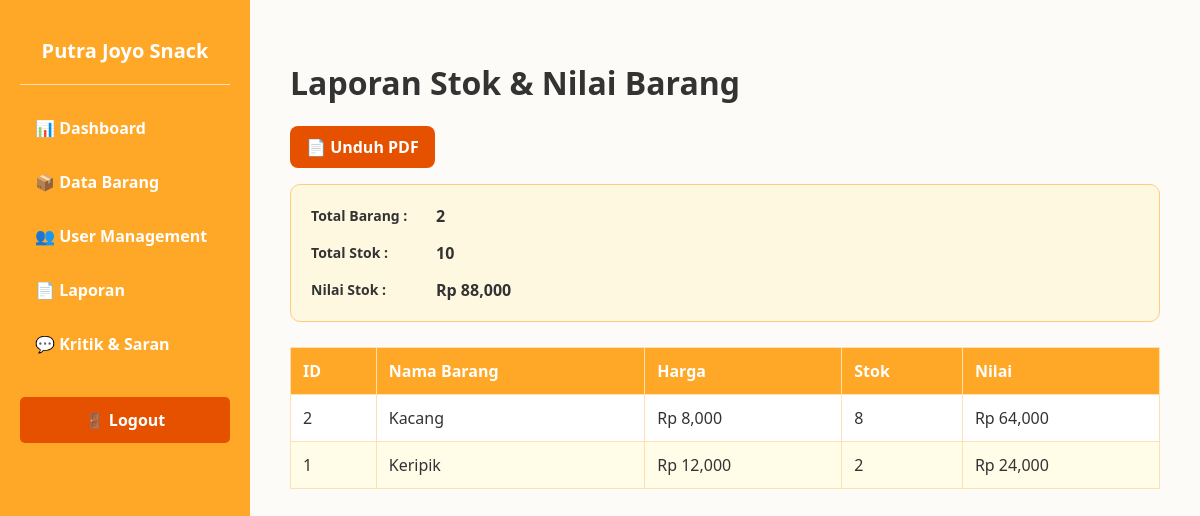
The app's page /admin/laporan, older data.
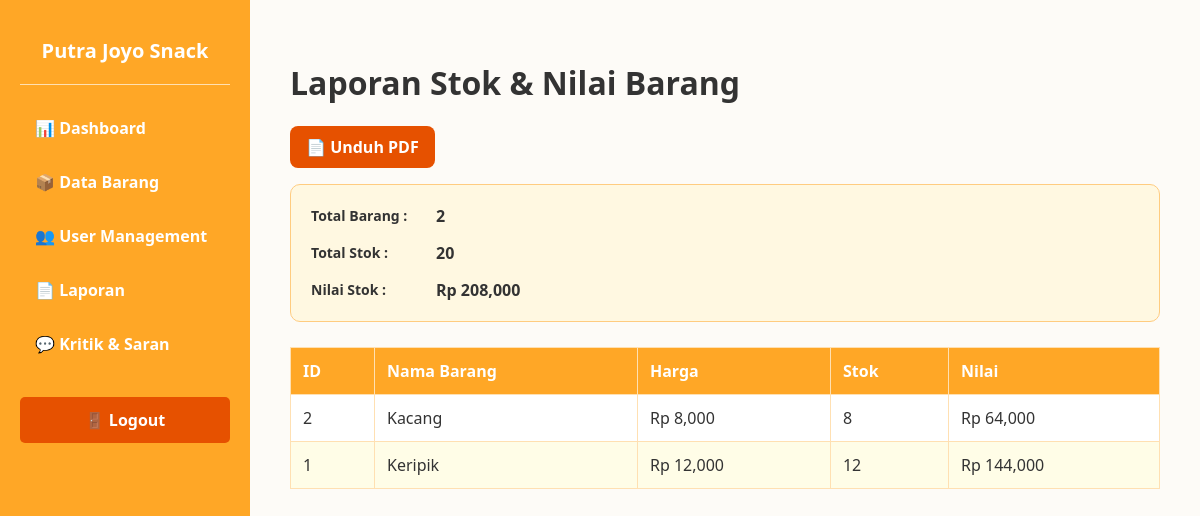
The same page, newer data.
### models/transaksi.py (models this page shows)
class Barang(db.Model):
    __tablename__ = 'barang'
    id = db.Column(db.Integer, primary_key=True)
    nama_barang = db.Column(db.String(100), nullable=False)
    harga = db.Column(db.Integer, nullable=False)
    stok = db.Column(db.Integer, nullable=False)
    satuan = db.Column(db.String(20), nullable=False)
    tanggal_masuk = db.Column(db.String(20), nullable=False)
    tanggal_kadaluarsa = db.Column(db.String(20), nullable=False)
    id_admin_fk = db.Column(db.String(50), nullable=False)

### app.py (the view)
@app.route("/admin/laporan")
def admin_laporan():
    total_barang = Barang.query.count()
    total_stok = Barang.query.with_entities(db.func.sum(Barang.stok)).scalar() or 0
    total_nilai = sum(item.harga * item.stok for item in Barang.query.all())
    return render_template(
        "admin/laporan.html",
        total_barang=total_barang,
        total_stok=total_stok,
        total_nilai=total_nilai,
        barang_list=Barang.query.order_by(Barang.id.desc()).all(),
    )

### templates/admin/laporan.html (shortened to what this page needs)
<!DOCTYPE html>
<html lang="id">
<head>
</head>
<body>
    <div class="sidebar">
        <h2>Putra Joyo Snack</h2>
        <hr style="border: 0; height: 1px; background: #FFE0B2; margin-bottom: 20px;">
        <a href="/admin/dashboard">📊 Dashboard</a>
        <a href="/admin/barang">📦 Data Barang</a>
        <a href="/admin/user">👥 User Management</a>
        <a href="/admin/laporan">📄 Laporan</a>
        <a href="/admin/kritik">💬 Kritik & Saran</a>
        <a class="logout-btn" href="/logout">🚪 Logout</a>
    </div>
    <div class="content">
        <h1>Laporan Stok & Nilai Barang</h1>
        <div style="margin-bottom: 16px;">
            <a href="/admin/laporan/download/pdf" style="display:inline-block; background:#E65100; color:white; padding:10px 16px; border-radius:8px; text-decoration:none; font-weight:bold;">📄 Unduh PDF</a>
        </div>
        <div class="filter-container">
            <div class="filter-row">
                <label>Total Barang :</label>
                <strong>{{ total_barang }}</strong>
            </div>
            <div class="filter-row">
                <label>Total Stok :</label>
                <strong>{{ total_stok }}</strong>
            </div>
            <div class="filter-row">
                <label>Nilai Stok :</label>
                <strong>Rp {{ "{:,.0f}".format(total_nilai) }}</strong>
            </div>
        </div>
        <table class="data-table">
            <thead>
                <tr>
                    <th>ID</th>
                    <th>Nama Barang</th>
                    <th>Harga</th>
                    <th>Stok</th>
                    <th>Nilai</th>
                </tr>
            </thead>
            <tbody>
                {% for barang in barang_list %}
                <tr>
                    <td>{{ barang.id }}</td>
                    <td>{{ barang.nama_barang }}</td>
                    <td>Rp {{ "{:,.0f}".format(barang.harga) }}</td>
                    <td>{{ barang.stok }}</td>
                    <td>Rp {{ "{:,.0f}".format(barang.harga * barang.stok) }}</td>
                </tr>
                {% else %}
                <tr>
                    <td colspan="5" style="text-align:center; color:#777;">Belum ada data barang.</td>
                </tr>
                {% endfor %}
            </tbody>
        </table>
    </div>
</body>
</html>

Row changes from the older to the newer data that the page shows:
changed Barang "Keripik": stok "2" → "12"; barang.harga*barang.stok "24,000" → "144,000"
Text that changed along with them:
{{ total_stok }}: "10" → "20"
{{ "{:,.0f}".format(total_nilai) }}: "88,000" → "208,000"
